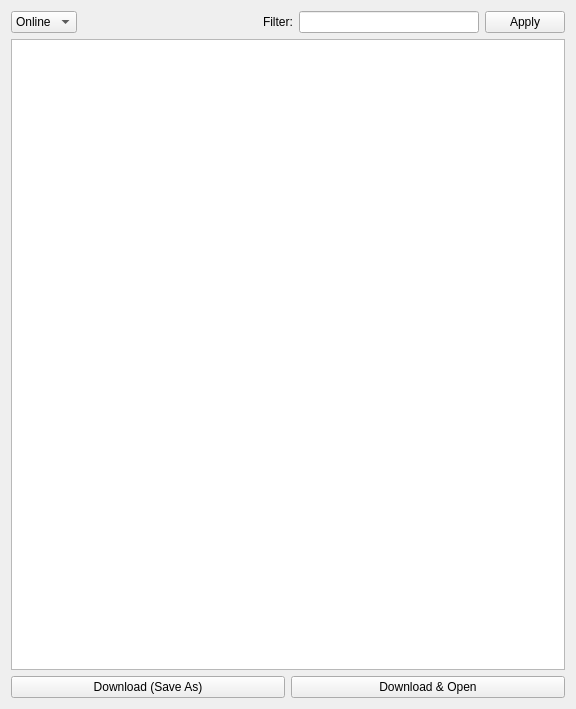
<?xml version="1.0" encoding="UTF-8"?>
<ui version="4.0">
 <class>DQMFileDownloader</class>
 <widget class="QWidget" name="DQMFileDownloader">
  <property name="geometry">
   <rect>
    <x>0</x>
    <y>0</y>
    <width>576</width>
    <height>709</height>
   </rect>
  </property>
  <property name="windowTitle">
   <string>Download Remote DQM Files</string>
  </property>
  <layout class="QVBoxLayout" name="verticalLayout">
   <item>
    <layout class="QHBoxLayout" name="horizontalLayout">
     <item>
      <widget class="QComboBox" name="comboBox">
       <item>
        <property name="text">
         <string>Online</string>
        </property>
       </item>
       <item>
        <property name="text">
         <string>Offline</string>
        </property>
       </item>
       <item>
        <property name="text">
         <string>Relval</string>
        </property>
       </item>
      </widget>
     </item>
     <item>
      <spacer name="horizontalSpacer">
       <property name="orientation">
        <enum>Qt::Horizontal</enum>
       </property>
       <property name="sizeHint" stdset="0">
        <size>
         <width>40</width>
         <height>20</height>
        </size>
       </property>
      </spacer>
     </item>
     <item>
      <widget class="QLabel" name="label_2">
       <property name="text">
        <string>Filter:</string>
       </property>
      </widget>
     </item>
     <item>
      <widget class="QLineEdit" name="lineEdit">
       <property name="toolTip">
        <string>Accepts Regex</string>
       </property>
      </widget>
     </item>
     <item>
      <widget class="QPushButton" name="pushButton_3">
       <property name="text">
        <string>Apply</string>
       </property>
      </widget>
     </item>
    </layout>
   </item>
   <item>
    <widget class="QListView" name="listView"/>
   </item>
   <item>
    <layout class="QHBoxLayout" name="horizontalLayout_2">
     <item>
      <widget class="QPushButton" name="pushButton">
       <property name="text">
        <string>Download (Save As)</string>
       </property>
      </widget>
     </item>
     <item>
      <widget class="QPushButton" name="pushButton_2">
       <property name="text">
        <string>Download &amp;&amp; Open</string>
       </property>
      </widget>
     </item>
    </layout>
   </item>
  </layout>
  <action name="actionPreferences">
   <property name="text">
    <string>&amp;Settings</string>
   </property>
  </action>
 </widget>
 <layoutdefault spacing="6" margin="11"/>
 <resources/>
 <connections/>
</ui>
